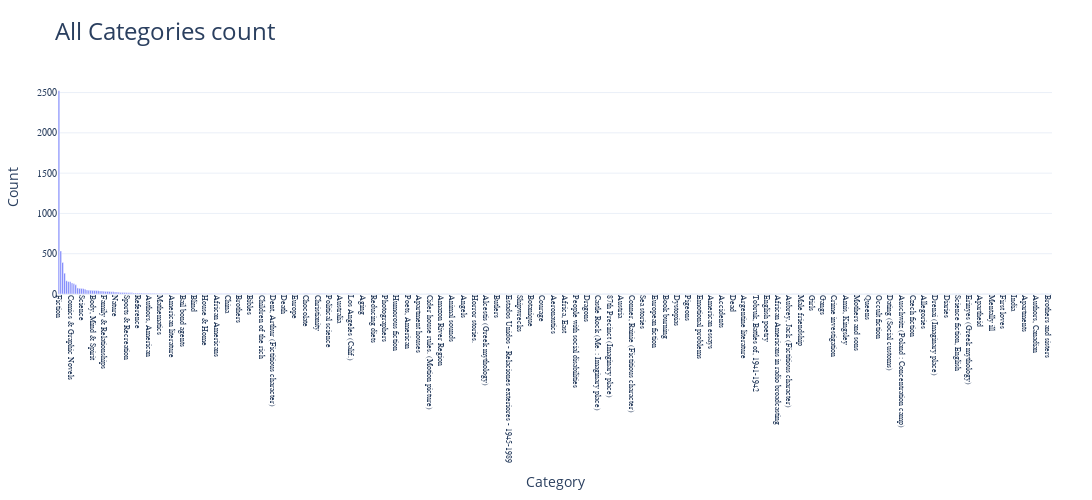

The cell this chart's notebook holds for it:
### Markdown cell above
> with plotly

### Code cell
import plotly.express as px
import pandas as pd

# Sample DataFrame (replace with your actual data)
# category_count = pd.read_csv(...) or however you define it
# Must contain columns: 'categories' and 'count'

# Sort for clarity (optional)
category_count = category_count.sort_values('count', ascending=False).reset_index(drop=True)

# Create bar chart
fig = px.bar(
    category_count,
    x='categories',
    y='count',
    title='All Categories count',
    labels={'categories': 'Category', 'count': 'Count'},
    template='plotly_white'
)

# Adjust layout: auto-width based on number of categories
fig.update_layout(
    xaxis_tickangle=90,
    width=max(1000, len(category_count) * 5),  # Dynamically scale width
    height=500,
    title_font_size=24,
    yaxis_tickfont=dict(size=10, family='Courier New'),
    xaxis_tickfont=dict(size=8, family='Courier New'),
    margin=dict(l=40, r=40, t=80, b=40)
)

fig.show()

### Figure 1 — Plotly figure (JSON) as saved in the notebook; plotly's stock layout.template omitted (floating-point values rounded to 4 significant figures; data arrays with more than 128 entries replaced by an {"elided": "..."} marker saying what was removed)
{"data": [{"hovertemplate": "Category=%{x}<br>Count=%{y}<extra></extra>", "legendgroup": "", "marker": {"color": "#636efa", "pattern": {"shape": ""}}, "name": "", "orientation": "v", "showlegend": false, "textposition": "auto", "type": "bar", "x": {"elided": "531 str values"}, "xaxis": "x", "y": {"elided": "531 int values"}, "yaxis": "y"}], "layout": {"barmode": "relative", "height": 500, "legend": {"tracegroupgap": 0}, "margin": {"b": 40, "l": 40, "r": 40, "t": 80}, "title": {"font": {"size": 24}, "text": "All Categories count"}, "width": 2655, "xaxis": {"anchor": "y", "domain": [0, 1], "tickangle": 90, "tickfont": {"family": "Courier New", "size": 8}, "title": {"text": "Category"}}, "yaxis": {"anchor": "x", "domain": [0, 1], "tickfont": {"family": "Courier New", "size": 10}, "title": {"text": "Count"}}}}
